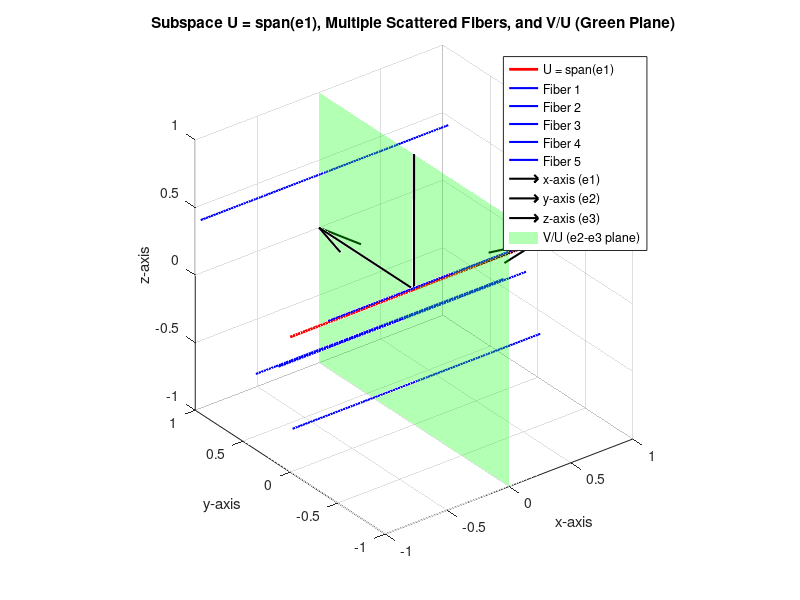

Recreate this plot in MATLAB.
% Basis vectors
e1 = [1; 0; 0]; % Basis for U
e2 = [0; 1; 0]; % Offset direction (for fibers)
e3 = [0; 0; 1]; % Perpendicular direction (for fiber translations in z)

% Fiber parameters (affine lines parallel to U = span(e1))
t = linspace(-1, 1, 100); % Parameter for line generation

% Number of fibers
num_fibers = 5; 

% Generate random fiber offsets
fiber_offsets_y = 2 * rand(1, num_fibers) - 1;  % Random offsets along y ([-1, 1])
fiber_offsets_z = 2 * rand(1, num_fibers) - 1;  % Random offsets along z ([-1, 1])

% 3D Plot
figure;
hold on;

% Plot the subspace U = span(e1) (highlighted in red)
plot3(t, zeros(size(t)), zeros(size(t)), 'r-', 'LineWidth', 2, 'DisplayName', 'U = span(e1)');

% Plot multiple fibers (blue solid lines)
for i = 1:num_fibers
    % Create random translations for each fiber in y and z directions
    fiber = e1 * t + fiber_offsets_y(i) * e2 + fiber_offsets_z(i) * e3;
    
    % Plot fiber as a blue line
    plot3(fiber(1, :), fiber(2, :), fiber(3, :), 'b-', 'LineWidth', 1.5, 'DisplayName', ['Fiber ' num2str(i)]);
end

% Add arrows for axes
quiver3(0, 0, 0, 1, 0, 0, 0, 'k', 'LineWidth', 1.5, 'DisplayName', 'x-axis (e1)');
quiver3(0, 0, 0, 0, 1, 0, 0, 'k', 'LineWidth', 1.5, 'DisplayName', 'y-axis (e2)');
quiver3(0, 0, 0, 0, 0, 1, 0, 'k', 'LineWidth', 1.5, 'DisplayName', 'z-axis (e3)');

% Plot the translucent green plane in e2-e3 direction to represent V/U
% Grid for the green plane (spanning e2 and e3 directions)
[y_plane, z_plane] = meshgrid(linspace(-1, 1, 20), linspace(-1, 1, 20));  % Create grid for the plane
x_plane = zeros(size(y_plane));  % x = 0 for the plane

% Create a translucent green plane spanning the e2-e3 direction
surf(x_plane, y_plane, z_plane, 'FaceColor', 'g', 'FaceAlpha', 0.3, 'EdgeColor', 'none', 'DisplayName', 'V/U (e2-e3 plane)');

% Add labels and grid
xlabel('x-axis');
ylabel('y-axis');
zlabel('z-axis');
title('Subspace U = span(e1), Multiple Scattered Fibers, and V/U (Green Plane)');
legend;
axis([-1 1 -1 1 -1 1]); % Keep fibers within plot bounds
axis equal;
grid on;
view(3);
hold off;

